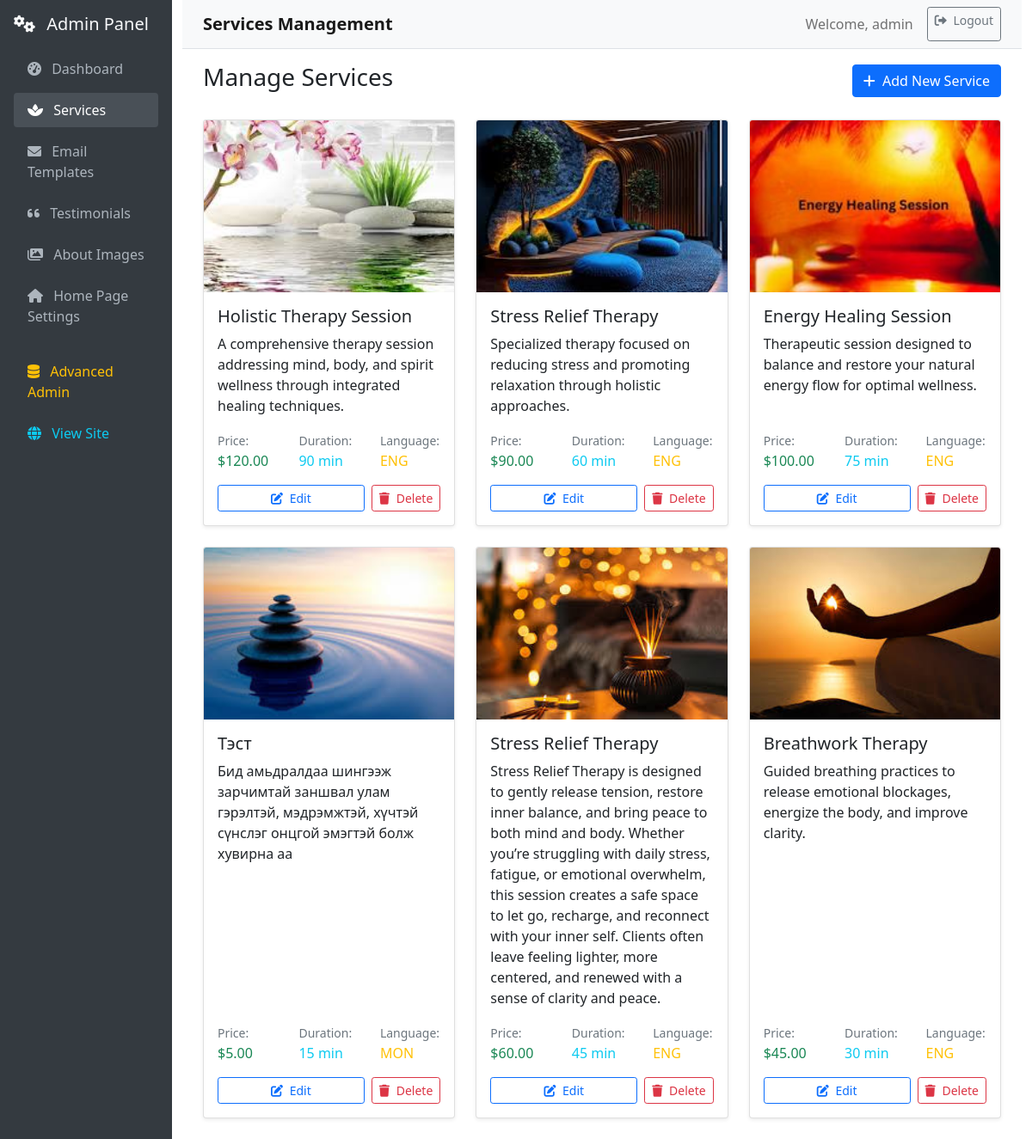
Page /web_admin/services (signed in) on the earlier database version.
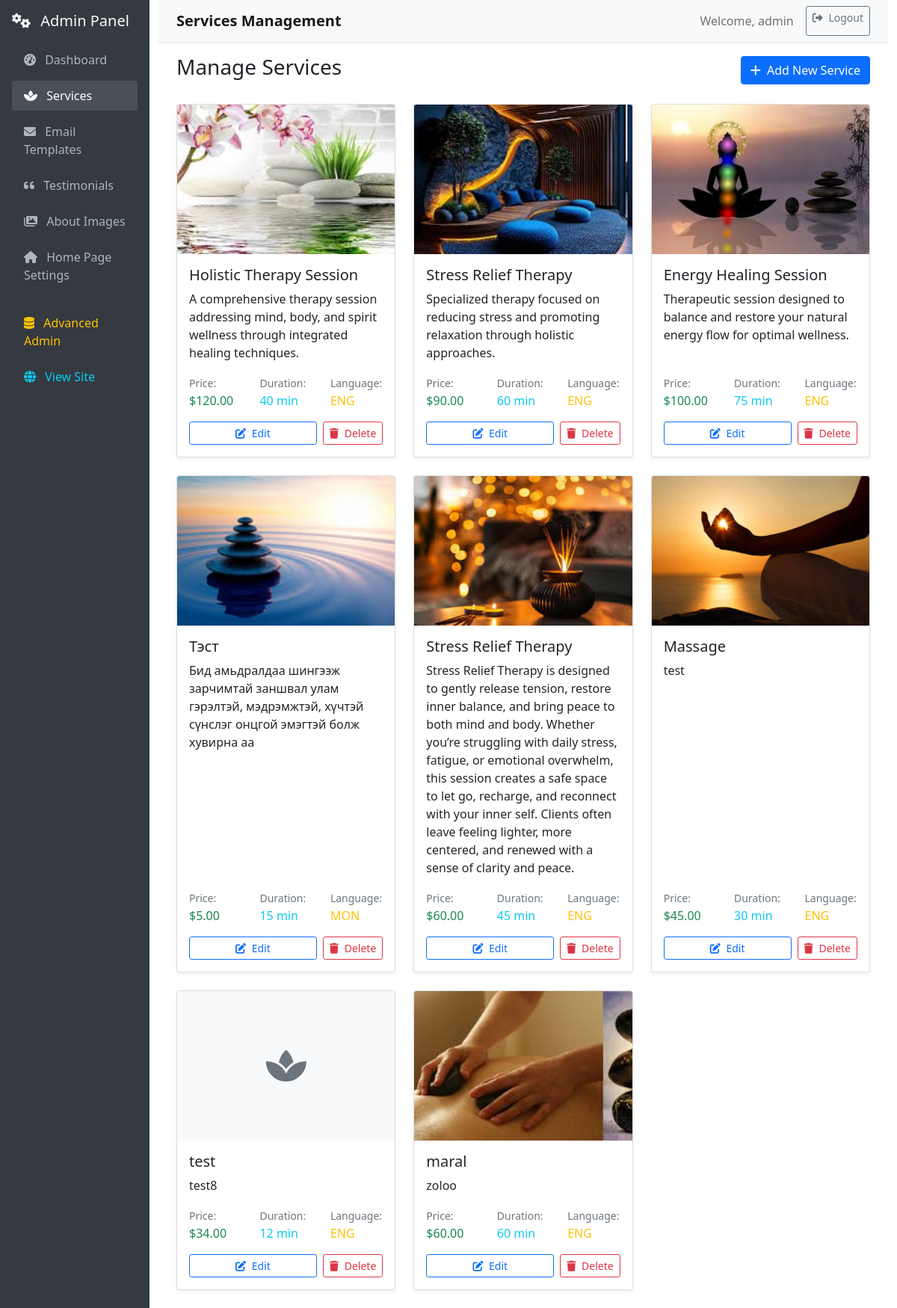
Same page on the later database version.
### db/models.py (models this page shows, shortened)
class User(db.Model, UserMixin):
    __tablename__ = 'users'
    id = db.Column(db.Integer, primary_key=True, autoincrement=True)
    is_paid = db.Column(db.Boolean, default=False)
    username = db.Column(db.String(80), nullable=False, unique=True)
    email = db.Column(db.String(120), nullable=False, unique=True)
    password = db.Column(db.String(128), nullable=False)
    role_id = db.Column(db.Integer, db.ForeignKey('roles.id'), nullable=False)
    role = db.relationship('Role', backref=db.backref('users', lazy=True))
    created_at = db.Column(db.DateTime, default=db.func.now())
    updated_at = db.Column(db.DateTime, default=db.func.now(), onupdate=db.func.now())

class Service(db.Model):
    __tablename__ = "services"
    id = db.Column(db.Integer, primary_key=True)
    name = db.Column(db.String(100), nullable=False)
    description = db.Column(db.Text, nullable=True)
    price = db.Column(db.Float, nullable=False)
    duration = db.Column(db.Integer, nullable=False)  # Duration in minutes
    image_path = db.Column(db.String(255), nullable=True)  # Path to service image
    language = db.Column(db.String(3), nullable=False, default='ENG')  # ENG or MON

### routes/web_admin.py (the view)
@web_admin_bp.route('/services')
@admin_required
def admin_services():
    services = Service.query.all()
    return render_template('admin/services.html', services=services)

### routes/web_admin.py (called while the page is built)
def admin_required(f):
    @wraps(f)
    @login_required
    def decorated_function(*args, **kwargs):
        if not current_user.is_authenticated or current_user.role.name != 'admin':
            flash('Admin access required.', 'error')
            return redirect(url_for('main.home'))
        return f(*args, **kwargs)
    return decorated_function

### templates/admin/services.html (shortened to what this page needs)
{% extends "admin/base.html" %}
{% block page_title %}Services Management{% endblock %}
{% block content %}
<div class="row">
    <div class="col-12">
        <div class="d-flex justify-content-between align-items-center mb-4">
            <h3>Manage Services</h3>
            <a href="{{ url_for('web_admin_panel.create_service') }}" class="btn btn-primary">
                <i class="fas fa-plus me-1"></i>
                Add New Service
            </a>
        </div>
    </div>
</div>
<div class="row">
    {% if services %}
        {% for service in services %}
        <div class="col-md-6 col-lg-4 mb-4">
            <div class="card h-100">
                {% if service.image_path %}
                <img src="{{ url_for('static', filename=service.image_path) }}"
                     class="card-img-top"
                     style="height: 200px; object-fit: cover;"
                     alt="{{ service.name }}">
                {% else %}
                <div class="card-img-top bg-light d-flex align-items-center justify-content-center"
                     style="height: 200px;">
                    <i class="fas fa-spa fa-3x text-muted"></i>
                </div>
                {% endif %}
                <div class="card-body d-flex flex-column">
                    <h5 class="card-title">{{ service.name }}</h5>
                    <p class="card-text flex-grow-1">{{ service.description or 'No description available.' }}</p>
                    <div class="mt-auto">
                        <div class="row mb-3">
                            <div class="col-4">
                                <small class="text-muted">Price:</small><br>
                                <span class="h6 text-success">${{ '%.2f'|format(service.price) }}</span>
                            </div>
                            <div class="col-4">
                                <small class="text-muted">Duration:</small><br>
                                <span class="h6 text-info">{{ service.duration }} min</span>
                            </div>
                            <div class="col-4">
                                <small class="text-muted">Language:</small><br>
                                <span class="h6 text-warning">{{ service.language }}</span>
                            </div>
                        </div>
                        <div class="d-flex gap-2">
                            <a href="{{ url_for('web_admin_panel.edit_service', service_id=service.id) }}"
                               class="btn btn-outline-primary btn-sm flex-fill">
                                <i class="fas fa-edit me-1"></i>
                                Edit
                            </a>
                            <button class="btn btn-outline-danger btn-sm"
                                    onclick="confirmDelete({{ service.id }}, '{{ service.name }}')">
                                <i class="fas fa-trash me-1"></i>
                                Delete
                            </button>
                        </div>
                    </div>
                </div>
            </div>
        </div>
        {% endfor %}
    {% endif %}
</div>
{% endblock %}

### templates/admin/base.html (shortened to what this page needs)
<!DOCTYPE html>
<html lang="en">
<head>
    <link href="https://cdn.jsdelivr.net/npm/bootstrap@5.1.3/dist/css/bootstrap.min.css" rel="stylesheet">
    <link href="https://cdnjs.cloudflare.com/ajax/libs/font-awesome/6.0.0/css/all.min.css" rel="stylesheet">
</head>
<body>
    <div class="container-fluid">
        <div class="row">
            <nav class="col-md-3 col-lg-2 sidebar p-3">
                <div class="mb-3">
                    <h5 class="text-light">
                        <i class="fas fa-cogs me-2"></i>
                        Admin Panel
                    </h5>
                </div>
                <ul class="nav flex-column">
                    <li class="nav-item">
                        <a class="nav-link {% if request.endpoint == 'web_admin_panel.web_admin_panel' %}active{% endif %}"
                           href="{{ url_for('web_admin_panel.web_admin_panel') }}">
                            <i class="fas fa-tachometer-alt me-2"></i>
                            Dashboard
                        </a>
                    </li>
                    <li class="nav-item">
                        <a class="nav-link {% if request.endpoint == 'web_admin_panel.admin_services' %}active{% endif %}"
                           href="{{ url_for('web_admin_panel.admin_services') }}">
                            <i class="fas fa-spa me-2"></i>
                            Services
                        </a>
                    </li>
                    <li class="nav-item">
                        <a class="nav-link {% if request.endpoint == 'web_admin_panel.admin_emails' %}active{% endif %}"
                           href="{{ url_for('web_admin_panel.admin_emails') }}">
                            <i class="fas fa-envelope me-2"></i>
                            Email Templates
                        </a>
                    </li>
                    <li class="nav-item">
                        <a class="nav-link {% if request.endpoint == 'web_admin_panel.admin_testimonials' %}active{% endif %}"
                           href="{{ url_for('web_admin_panel.admin_testimonials') }}">
                            <i class="fas fa-quote-left me-2"></i>
                            Testimonials
                        </a>
                    </li>
                    <li class="nav-item">
                        <a class="nav-link {% if request.endpoint in ['web_admin_panel.admin_about_images', 'web_admin_panel.edit_about_image', 'web_admin_panel.create_about_image'] %}active{% endif %}"
                           href="{{ url_for('web_admin_panel.admin_about_images') }}">
                            <i class="fas fa-images me-2"></i>
                            About Images
                        </a>
                    </li>
                    <li class="nav-item">
                        <a class="nav-link {% if request.endpoint == 'web_admin_panel.admin_settings' %}active{% endif %}"
                           href="{{ url_for('web_admin_panel.admin_settings') }}">
                            <i class="fas fa-home me-2"></i>
                            Home Page Settings
                        </a>
                    </li>
                    <li class="nav-item mt-3">
                        <a class="nav-link text-warning" href="/admin/">
                            <i class="fas fa-database me-2"></i>
                            Advanced Admin
                        </a>
                    </li>
                    <li class="nav-item">
                        <a class="nav-link text-info" href="{{ url_for('main.home') }}">
                            <i class="fas fa-globe me-2"></i>
                            View Site
                        </a>
                    </li>
                </ul>
            </nav>
            <main class="col-md-9 col-lg-10 main-content">
                <nav class="navbar navbar-expand-lg navbar-light bg-light border-bottom">
                    <div class="container-fluid">
                        <span class="navbar-brand mb-0 h1">
                            {% block page_title %}Admin Panel{% endblock %}
                        </span>
                        <div class="navbar-nav ms-auto">
                            <span class="navbar-text me-3">
                                Welcome, {{ current_user.username }}
                            </span>
                            <a class="btn btn-outline-secondary btn-sm" href="/api/logout" onclick="handleLogout(event)">
                                <i class="fas fa-sign-out-alt me-1"></i>
                                Logout
                            </a>
                        </div>
                    </div>
                </nav>
                <div class="container-fluid mt-3">
                    {% block content %}{% endblock %}
                </div>
            </main>
        </div>
    </div>
</body>
</html>

### templates/admin/base.html (style rules this page uses)
.sidebar { min-height: 100vh; background: #343a40; }
.sidebar .nav-link { color: #adb5bd; border-radius: 0.25rem; margin: 0.25rem 0; }
.sidebar .nav-link:hover, .sidebar .nav-link.active { color: #fff; background-color: #495057; }
.main-content { min-height: 100vh; }
.navbar-brand { font-weight: bold; }
.card { box-shadow: 0 0.125rem 0.25rem rgba(0, 0, 0, 0.075); border: 1px solid rgba(0, 0, 0, 0.125); }

Differences in the rows shown:
changed Service "Holistic Therapy Session": duration "90" → "40"
changed Service "Energy Healing Session": image_path: a different picture
changed Service: name "Breathwork Therapy" → "Massage"; description "Guided breathing practices to release emotional blockages, energize the body, and improve clarity." → "test"
added Service: name "test", description "test8", price "34.00", duration "12", language "ENG"
added Service: image_path (picture), name "maral", description "zoloo", price "60.00", duration "60", language "ENG"
